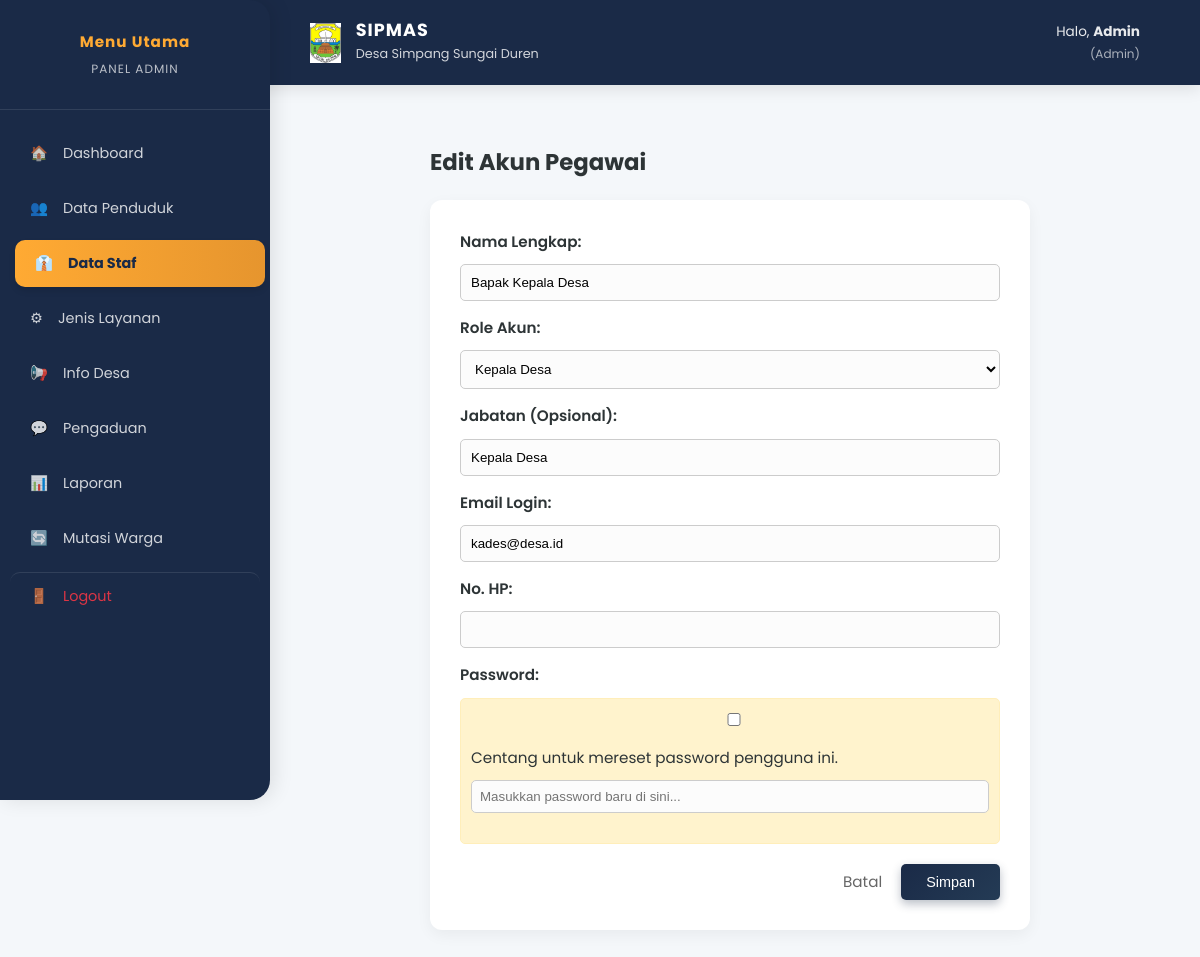
The page /index.php?page=form_staf&id=2 (signed in) on the database as committed earlier.
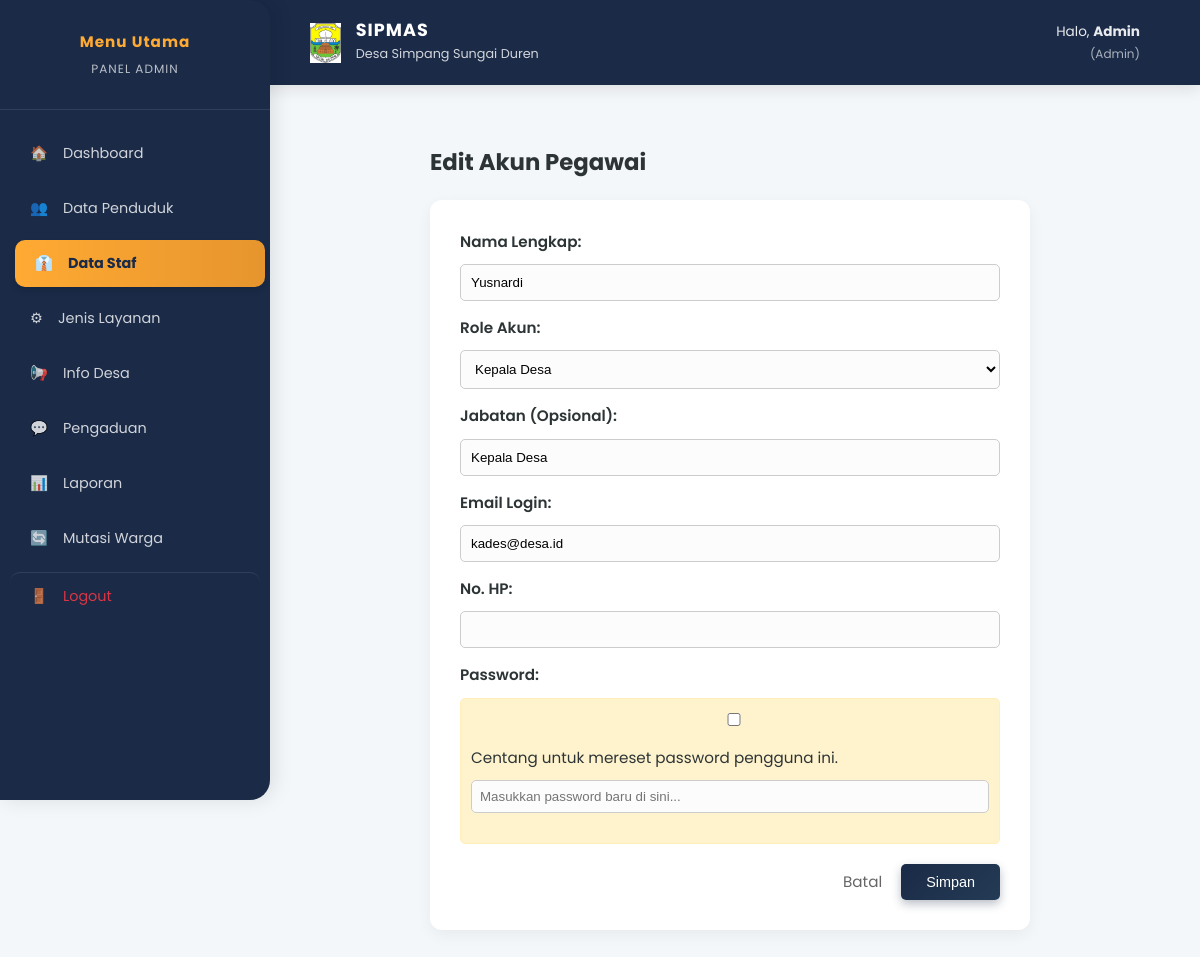
The same page on the database as committed later.
### tables this page shows
CREATE TABLE `users` (
  `id` int(11) NOT NULL,
  `role` enum('admin','kades','masyarakat') NOT NULL,
  `nik` char(16) DEFAULT NULL,
  `nama_lengkap` varchar(150) NOT NULL,
  `tempat_lahir` varchar(50) DEFAULT NULL,
  `tanggal_lahir` date DEFAULT NULL,
  `jenis_kelamin` enum('Laki-laki','Perempuan') DEFAULT NULL,
  `agama` varchar(20) DEFAULT NULL,
  `status_perkawinan` enum('Belum Kawin','Kawin','Cerai Hidup','Cerai Mati') DEFAULT NULL,
  `pekerjaan` varchar(50) DEFAULT NULL,
  `email` varchar(100) NOT NULL,
  `password` varchar(255) NOT NULL,
  `no_hp` varchar(20) DEFAULT NULL,
  `alamat` text DEFAULT NULL,
  `jabatan` varchar(100) DEFAULT NULL,
  `status_kependudukan` enum('Tetap','Pindah','Meninggal') DEFAULT 'Tetap',
  `status_akun` tinyint(1) DEFAULT 1,
  `created_at` timestamp NOT NULL DEFAULT current_timestamp(),
  `updated_at` timestamp NOT NULL DEFAULT current_timestamp() ON UPDATE current_timestamp()
);

### controllers/UserController.php (called while the page is built, shortened)
<?php
class UserController {
    private $conn;
    public function __construct($db) {
        $this->conn = $db;
    }
    public function getUserById($id) {
        $query = "SELECT * FROM users WHERE id = :id";
        $stmt = $this->conn->prepare($query);
        $stmt->execute([':id' => $id]);
        return $stmt->fetch();
    }
}
?>

### views/admin/staf_form.php (the view, shortened to what this page needs)
<?php
$isEdit = isset($stafEdit);
$title = $isEdit ? "Edit Akun Pegawai" : "Tambah Pegawai Baru";
$action = $isEdit ? "index.php?action=update_staf" : "index.php?action=simpan_staf";
?>
<section>
    <div style="max-width: 600px; margin: 0 auto;">
        <h2><?= $title ?></h2>
        <div class="card">
            <form action="<?= $action ?>" method="POST">
                <label>Nama Lengkap:</label>
                <input type="text" name="nama" required value="<?= $isEdit ? $stafEdit->nama_lengkap : '' ?>"
                       style="width: 100%; padding: 10px; margin-bottom: 15px; border:1px solid #ccc; border-radius:5px;">
                <label>Role Akun:</label>
                <select name="role" required style="width: 100%; padding: 10px; margin-bottom: 15px; border:1px solid #ccc; border-radius:5px;">
                    <option value="kades" <?= ($isEdit && $stafEdit->role=='kades')?'selected':'' ?>>Kepala Desa</option>
                </select>
                <label>Jabatan (Opsional):</label>
                <input type="text" name="jabatan" placeholder="Contoh: Kaur Umum, Sekretaris Desa"
                       value="<?= $isEdit ? $stafEdit->jabatan : '' ?>"
                       style="width: 100%; padding: 10px; margin-bottom: 15px; border:1px solid #ccc; border-radius:5px;">
                <label>Email Login:</label>
                <input type="email" name="email" required value="<?= $isEdit ? $stafEdit->email : '' ?>"
                       style="width: 100%; padding: 10px; margin-bottom: 15px; border:1px solid #ccc; border-radius:5px;">
                <label>No. HP:</label>
                <input type="text" name="hp" value="<?= $isEdit ? $stafEdit->no_hp : '' ?>"
                       style="width: 100%; padding: 10px; margin-bottom: 15px; border:1px solid #ccc; border-radius:5px;">
                <div style="margin-bottom: 20px;">
                    <label>Password:</label>
                    <?php if($isEdit): ?>
                        <div style="background: #fff3cd; padding: 10px; border: 1px solid #ffeeba; border-radius: 5px;">
                            <input type="checkbox" id="rpc" onchange="togglePass(this)">
                            <label for="rpc" style="display:inline; font-weight:normal; cursor:pointer;">
                                Centang untuk mereset password pengguna ini.
                            </label>
                            <input type="text" name="password" id="pass_field" disabled
                                   placeholder="Masukkan password baru di sini..."
                                   style="width: 100%; padding: 8px; margin-top: 10px; border:1px solid #ccc; border-radius:5px;">
                        </div>
                    <?php else: ?>
                        <input type="password" name="password" required placeholder="Buat password untuk login"
                               style="width: 100%; padding: 10px; border:1px solid #ccc; border-radius:5px;">
                    <?php endif; ?>
                </div>
                <div style="text-align: right;">
                    <a href="index.php?page=manajemen_staf" style="margin-right: 15px; text-decoration: none; color:#666;">Batal</a>
                    <button type="submit" style="background: var(--primary-color); color: white; padding: 10px 25px; border: none; border-radius: 5px; cursor: pointer;">Simpan</button>
                </div>
            </form>
        </div>
    </div>
</section>

Rows that differ between the two databases and show on the page:
changed users "Kepala Desa": nama "Bapak Kepala Desa" → "Yusnardi"
